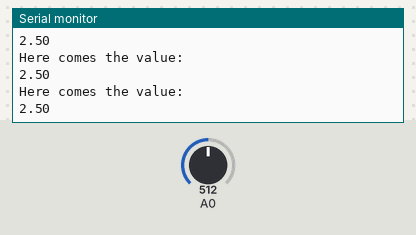
Recording of a sketch running on a simulated Arduino Uno, built with avr-gcc and run on an emulated ATmega328P. On the bench: the last lines printed to the serial monitor. Inputs (shaded band) come from the test bench; at power-on: A0 = 512.

Above: at 1.3 s.
1.4 s: A0 set to 716
At 1.82 s:
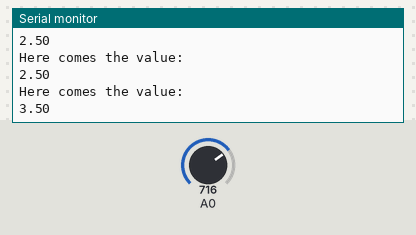
2.9 s: A0 set to 900
At 3.32 s:
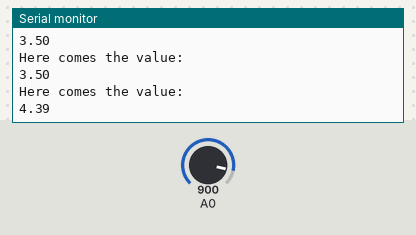
Timing chart, 0 to 5.9 s (numbered marks = the images above; inputs shaded):
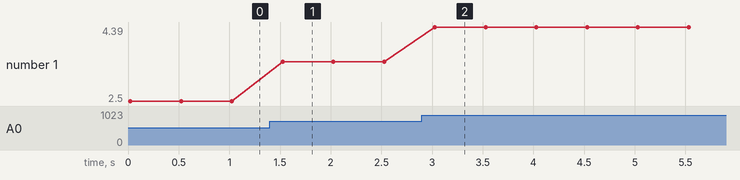

Measured:
- after the input at 1.4 s, the serial monitor: prints a new line after 0.13 s (image 1)
- after the input at 2.9 s, the serial monitor: prints a new line after 0.13 s (image 2)
- plotted number 1: 2.5 → 3.5 after the input at 1.4 s, 3.5 → 4.39 after the input at 2.9 s

The sketch:

lightreader.ino
```cpp
int val = 0;
float volt = 0.0;

void setup() {
  // put your setup code here, to run once:
  Serial.begin(9600);
}

void loop() {
  // put your main code here, to run repeatedly:
  val = analogRead(0);
  volt = float(5 * val)/1024.0;
  Serial.println("Here comes the value:");
  Serial.println(volt);
  delay(500);
}
```
